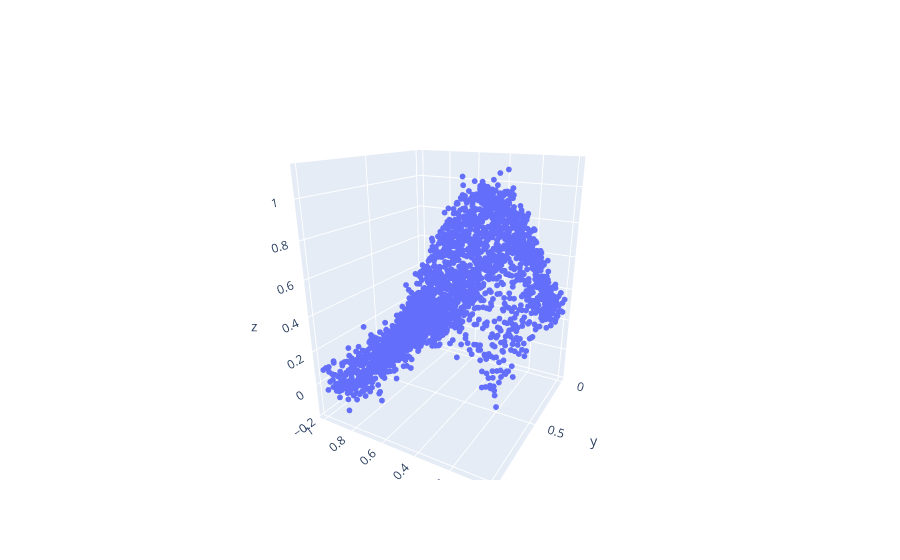

This figure's notebook cell:
### Code cell
fig = go.Figure()
fig.add_trace(go.Scatter3d(x=X[:,0], y=X[:,1], z=y, mode="markers", marker_size=2))
#for i in range(tps.basis_x1.shape[1]):
#    fig.add_trace(go.Scatter3d(x=tps.x1, y=np.zeros(tps.x1.shape), z=tps.basis_x1[:,i], mode="markers", marker=dict(color="black", size=4)))
#    fig.add_trace(go.Scatter3d(x=np.zeros(tps.x2.shape), y=tps.x1, z=tps.basis_x2[:,i], mode="markers", marker=dict(color="black", size=4)))
              
fig.show()

### Figure 1 — Plotly figure (JSON) as saved in the notebook; plotly's stock layout.template omitted (floating-point values rounded to 4 significant figures; data arrays with more than 128 entries replaced by an {"elided": "..."} marker saying what was removed)
{"data": [{"marker": {"size": 2}, "mode": "markers", "type": "scatter3d", "x": {"elided": "2500 float values"}, "y": {"elided": "2500 float values"}, "z": {"elided": "2500 float values"}}], "layout": {"autosize": true, "scene": {"aspectmode": "auto", "aspectratio": {"x": 0.918, "y": 0.918, "z": 1.187}, "camera": {"center": {"x": 0, "y": 0, "z": 0}, "eye": {"x": -0.997, "y": 1.763, "z": 0.7658}, "projection": {"type": "perspective"}, "up": {"x": 0, "y": 0, "z": 1}}}}}
